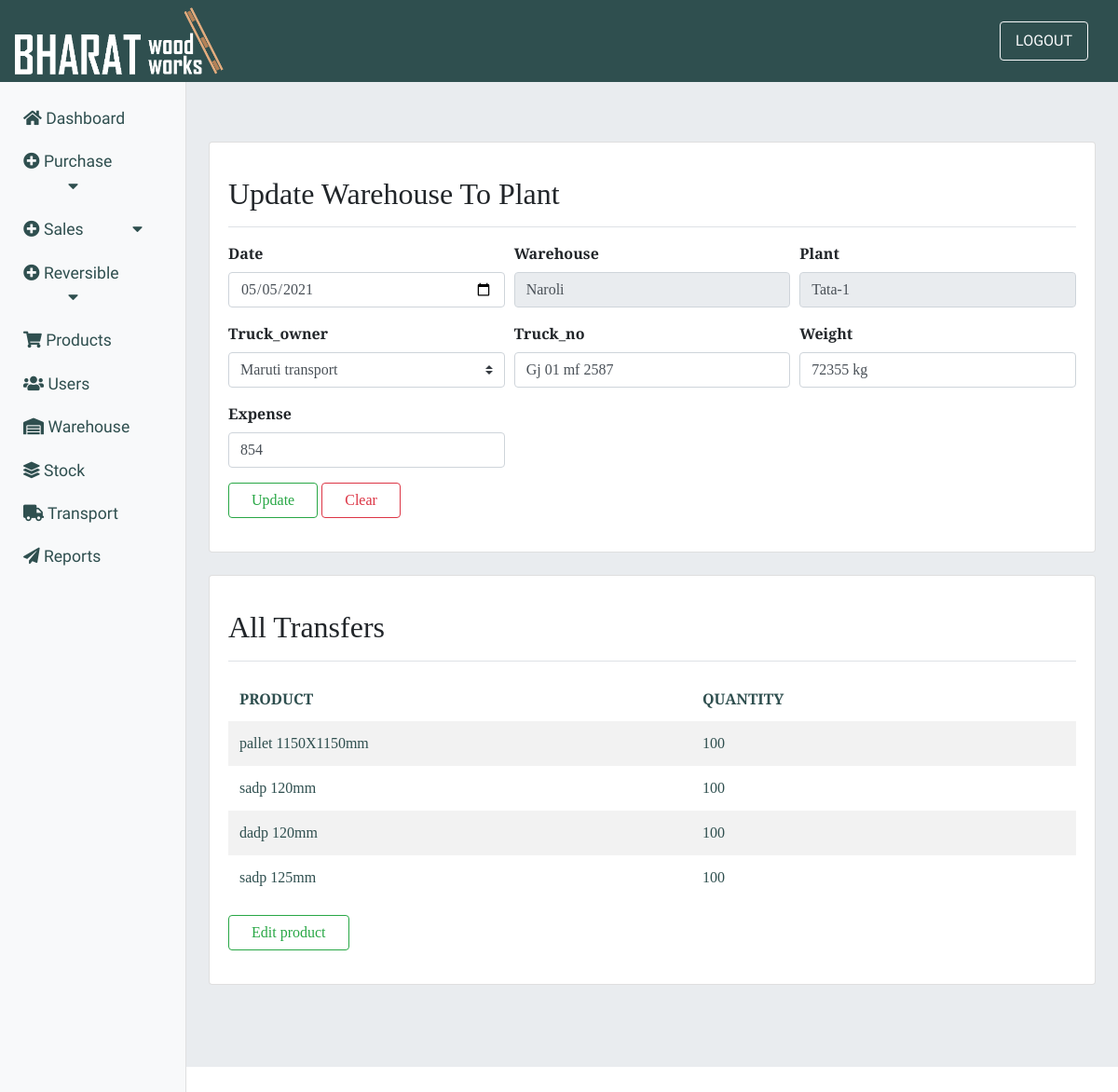
The app's page /Update_warehouse_to_plant/22 (signed in) with its own data.
### dispatch/models.py (models this page shows, shortened)
class Warehouse_To_Plant(models.Model):
    date = models.DateField(null=True)
    warehouse = models.ForeignKey(Warehouse, on_delete=models.CASCADE)
    plant = models.ForeignKey(Plant, on_delete=models.CASCADE)
    truck_owner = models.ForeignKey(Transportation,on_delete=models.DO_NOTHING,null=True)
    truck_no = models.CharField(max_length=50, blank=True, null=True)
    weight   = models.CharField(max_length=30,null=True)
    expense = models.IntegerField(null=True)

class Plant(models.Model):
    company = models.ForeignKey(Company, on_delete=models.CASCADE, null=True)
    plant_name = models.CharField(max_length=25)
    area = models.ForeignKey(Area, on_delete=models.CASCADE, null=True)
    def __str__(self):
        return self.plant_name

class Warehouse_To_Plant_Detail(models.Model):
    warehouse_to_plant = models.ForeignKey(Warehouse_To_Plant, on_delete=models.CASCADE)
    product = models.ForeignKey(Product, on_delete=models.DO_NOTHING)
    qty = models.IntegerField(null=False, blank=True)

### purchase/models.py (models this page shows)
class Warehouse(models.Model):
    warehouse_name = models.CharField(max_length=30)
    area = models.ForeignKey(Area,on_delete=models.DO_NOTHING,null=True,blank=False)
    is_active = models.BooleanField(default=True)
    def __str__(self):
        return self.warehouse_name

class Product(models.Model):
    product_name = models.CharField(max_length=40)
    size     = models.CharField(max_length=30)
    unit     = models.CharField(max_length=30,null=True)
    holes    = models.CharField(max_length=20,default=" ")
    hole_size= models.CharField(max_length=20,default=" ")
    is_active = models.BooleanField(default=True)
    def __str__(self):
        return self.product_name+' '+ self.size + self.unit+' '+self.holes

### dispatch/views.py (the view, shortened to what this page needs)
# urls.py: path('Update_warehouse_to_plant/<id>',views.Update_warehouse_to_plant,name='Update_warehouse_to_plant'),
def Update_warehouse_to_plant(request, id):
    wtps = Warehouse_To_Plant.objects.get(id=id)
    wtp = Warehouse_To_Plant_Form(instance=wtps)
    wtpd = Warehouse_To_Plant_Detail.objects.filter(warehouse_to_plant=id)
    shw = SupervisorHasWarehouse()
    if request.user.role == 'Supervisor':
        acc = Supervisor.objects.get(account=request.user)
        shw = SupervisorHasWarehouse.objects.filter(supervisor=acc.id)
    context = {'wtps': wtps, 'wtp': wtp, 'wtpd': wtpd, 'shw': shw}
    return render(request, 'dispatch/update_warehouse_to_plant.html', context)

### dispatch/forms.py
class Warehouse_To_Plant_Form(forms.ModelForm):
    date = forms.CharField(widget = forms.DateInput(attrs= {'class':'form-control','type':'date'}))
    warehouse = forms.ModelChoiceField(queryset=warehouses,widget=forms.Select(attrs=d))
    plant = forms.ModelChoiceField(queryset=plants,widget=forms.Select(attrs=d))
    truck_owner = forms.ModelChoiceField(queryset=truck_owners,widget=forms.Select(attrs={'class':'custom-select'}))
    truck_no = forms.CharField(widget = forms.TextInput(attrs= {'class':'form-control','type':'text'}))
    weight = forms.CharField(widget = forms.TextInput(attrs= {'class':'form-control','type':'text'}))
    expense = forms.CharField(widget = forms.TextInput(attrs= {'class':'form-control','type':'text'}))
    class Meta():
        model = Warehouse_To_Plant
        fields = ('date','warehouse','plant','truck_owner','truck_no','weight','expense')

### purchase/models.py (called while the page is built)
    def __str__(self):
        return self.co_name

### dispatch/templates/dispatch/update_warehouse_to_plant.html (shortened to what this page needs)
{% extends 'inventory/main.html' %}
{% load static %}
{% block content %}
<div class="card mb-4">
    <div class="card-body">
        <div
            class="d-flex justify-content-between flex-wrap flex-md-nowrap align-items-center pt-3 pb-2 mb-3 border-bottom">
            <h1 class="h2">Update Warehouse To Plant</h1>
        </div>
        <form method="POST">
            <div class="form-row">
                <div class="col-sm-4 mb-3">
                    <label class="font-weight-bold">Date</label>
                    {{ wtp.date }}
                </div>
                <div class="col-sm-4 mb-3">
                    <label class="font-weight-bold">Warehouse</label>
                    {% if user.role == "admin" %}
                    <input class='form-control' type="text" value="{{ wtps.warehouse }}" readonly>
                    {% elif user.role == "Supervisor"  %}
                    <div hidden> {{ wtp.warehouse }}</div>
                    <input class='form-control' type="text" value="{{ wtps.warehouse }}" readonly>
                    {% endif %}
                </div>
                <div class="col-sm-4 mb-3">
                    <label class="font-weight-bold">Plant</label>
                    {% if user.role == "admin" %}
                    <input class='form-control' type="text" value="{{ wtps.plant }}" readonly>
                    {% elif user.role == "Supervisor"  %}
                    <div hidden> {{ wtp.plant }}</div>
                    <input class='form-control' type="text" value="{{ wtps.plant }}" readonly>
                    {% endif %}
                </div>
                <div class="col-sm-4 mb-3">
                    <label class="font-weight-bold">Truck_owner</label>
                    {{ wtp.truck_owner }}
                </div>
                <div class="col-sm-4 mb-3">
                    <label class="font-weight-bold">Truck_no</label>
                    {{ wtp.truck_no }}
                </div>
                <div class="col-sm-4 mb-3">
                    <label class="font-weight-bold">Weight</label>
                    {{ wtp.weight }}
                </div>
                <div class="col-sm-4 mb-3">
                    <label class="font-weight-bold">Expense</label>
                    {{ wtp.expense }}
                </div>
            </div>
            <button class="btn btn-outline-success mb-3 px-4" type="submit">Update</button>
            <button class="btn btn-outline-danger mb-3 px-4" type="reset">Clear</button>
        </form>
    </div>
</div>
<div class="card mb-4">
    <div class="card-body">
        <div
            class="d-flex justify-content-between flex-wrap flex-md-nowrap align-items-center pt-3 pb-2 mb-3 border-bottom">
            <h1 class="h2">All Transfers</h1>
        </div>
        <table class="table table-striped table-borderless">
            <thead>
                <tr>
                    <th>PRODUCT</th>
                    <th>QUANTITY</th>
                </tr>
            </thead>
            <tbody>
                {% if wtpd %}
        {% for item in wtpd %}
        <tr>
            <td>{{ item.product}}</td>
            <td>{{ item.qty }}</td>
            <td>
            </td>
        </tr>
        {% endfor %}
        {% else %}
        <tr>No Products Added yet</tr>
        {% endif %}
        </table>
        <a href="{% url 'update_warehouse_to_plant_product_detail' wtps.id %}" class="btn btn-outline-success mb-3 px-4" >Edit product</a>
    </div>
</div>
{% endblock %}

### static/css/dashboard.css (style rules this page uses)
:root { --Sniglet-font: "Sniglet", cursive; --Rubik: "Rubik", cursive; --Patua: "Patua One", cursive; --Lobster: "lobster", cursive; --Merriweather: "Merriweather Sans", cursive; --light-black: #2e2c2caf; --bggradient: linear-gradient(to bottom, #ff5733, #ffffff); --light-gray: rgba(255, 255, 255, 0.877); }
tr, td { color: darkslategrey; }

### records on screen
Warehouse_To_Plant: date "05/05/2021", warehouse "Naroli", plant "Tata-1", truck_owner "Maruti transport", truck_no "Gj 01 mf 2587", weight "72355 kg", expense "854"
Warehouse_To_Plant_Detail: product "pallet 1150X1150mm", qty "100"
Warehouse_To_Plant_Detail: product "sadp 120mm", qty "100"
Warehouse_To_Plant_Detail: product "dadp 120mm", qty "100"
Warehouse_To_Plant_Detail: product "sadp 125mm", qty "100"
